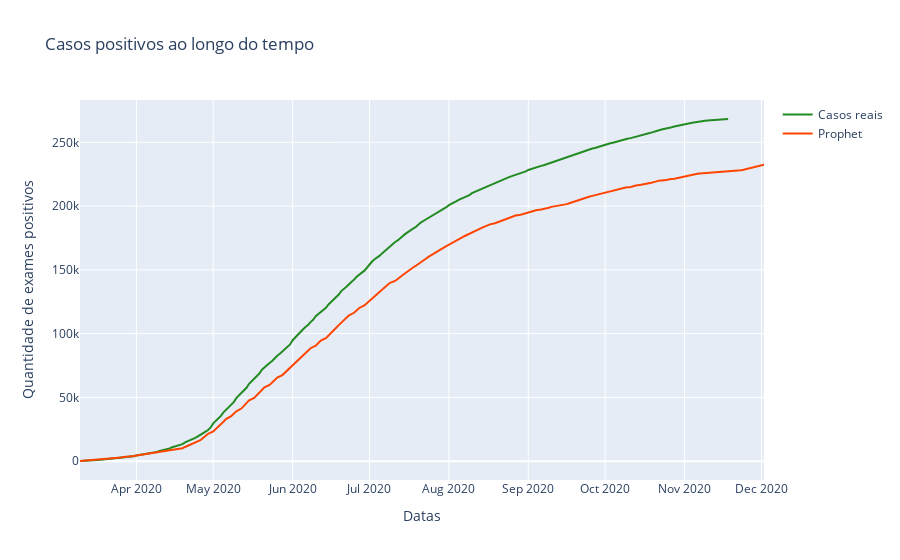

Write notebook code for a chart like this one.
### Markdown cell above
O gráfico retrata a quantidade de novos casos positivos por dia no estado do Ceará. O Prophet falhou em apontar uma previsão precisa sobre a quantidade de positivos, entretanto, acompanhou com sucesso as tendências e sazonalidades do avanço da COVID-19 em nosso estado. A previsão inicia-se em 11 de Março de 2020 e vai até 02 de Dezembro do mesmo ano. Apesar de fornecer uma previsão imprecisa acerca da quantidade diária, o Prophet nos fornece um forte indicativo tendente ao rápido aumento na quantidade de infectados.

### Code cell
# gráfico de confirmados 02
g_conf_02 = go.Figure()

add_trace(g_conf_02, casos_acumulados.datas, casos_acumulados.casos_positivos, name='Casos reais')
add_trace(g_conf_02, future.ds, forecast['yhat'].cumsum(), color='orangered', name='Prophet')

g_conf_02.update_layout(title='Casos positivos ao longo do tempo',
xaxis_title='Datas',
yaxis_title='Quantidade de exames positivos')


py.iplot(g_conf_02)

### Figure 1 — Plotly figure (JSON) as saved in the notebook; plotly's stock layout.template omitted (floating-point values rounded to 4 significant figures; data arrays with more than 128 entries replaced by an {"elided": "..."} marker saying what was removed)
{"data": [{"line": {"color": "forestgreen"}, "mode": "lines", "name": "Casos reais", "type": "scatter", "x": {"elided": "254 str values"}, "y": {"elided": "254 int values"}}, {"line": {"color": "orangered"}, "mode": "lines", "name": "Prophet", "type": "scatter", "x": {"elided": "230 str values"}, "y": {"elided": "230 int values"}}], "layout": {"title": {"text": "Casos positivos ao longo do tempo"}, "xaxis": {"title": {"text": "Datas"}}, "yaxis": {"title": {"text": "Quantidade de exames positivos"}}}}
